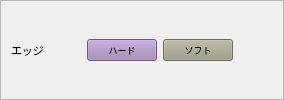
                <widget class="QFrame" name="edgeFrame">
                 <property name="frameShape">
                  <enum>QFrame::StyledPanel</enum>
                 </property>
                 <property name="frameShadow">
                  <enum>QFrame::Raised</enum>
                 </property>
                 <layout class="QGridLayout" name="gridLayout_7">
                  <property name="leftMargin">
                   <number>10</number>
                  </property>
                  <property name="topMargin">
                   <number>2</number>
                  </property>
                  <property name="rightMargin">
                   <number>10</number>
                  </property>
                  <property name="bottomMargin">
                   <number>2</number>
                  </property>
                  <item row="0" column="0">
                   <layout class="QHBoxLayout" name="EdgeHLO">
                    <item>
                     <widget class="QLabel" name="EdgeLbl">
                      <property name="minimumSize">
                       <size>
                        <width>70</width>
                        <height>0</height>
                       </size>
                      </property>
                      <property name="maximumSize">
                       <size>
                        <width>70</width>
                        <height>16777215</height>
                       </size>
                      </property>
                      <property name="font">
                       <font>
                        <pointsize>8</pointsize>
                       </font>
                      </property>
                      <property name="text">
                       <string>エッジ</string>
                      </property>
                     </widget>
                    </item>
                    <item>
                     <widget class="QPushButton" name="EdgeHardBtn">
                      <property name="minimumSize">
                       <size>
                        <width>70</width>
                        <height>0</height>
                       </size>
                      </property>
                      <property name="maximumSize">
                       <size>
                        <width>70</width>
                        <height>16777215</height>
                       </size>
                      </property>
                      <property name="font">
                       <font>
                        <pointsize>7</pointsize>
                       </font>
                      </property>
                      <property name="styleSheet">
                       <string notr="true">#EdgeHardBtn{background-color:#9a80b3;color:#000;}</string>
                      </property>
                      <property name="text">
                       <string>ハード</string>
                      </property>
                     </widget>
                    </item>
                    <item>
                     <widget class="QPushButton" name="edgeSoftBtn">
                      <property name="minimumSize">
                       <size>
                        <width>70</width>
                        <height>0</height>
                       </size>
                      </property>
                      <property name="maximumSize">
                       <size>
                        <width>70</width>
                        <height>16777215</height>
                       </size>
                      </property>
                      <property name="font">
                       <font>
                        <pointsize>7</pointsize>
                       </font>
                      </property>
                      <property name="styleSheet">
                       <string notr="true">#edgeSoftBtn{background-color:#9a9a80;color:#000;}</string>
                      </property>
                      <property name="text">
                       <string>ソフト</string>
                      </property>
                     </widget>
                    </item>
                    <item>
                     <spacer name="horizontalSpacer_4">
                      <property name="orientation">
                       <enum>Qt::Horizontal</enum>
                      </property>
                      <property name="sizeHint" stdset="0">
                       <size>
                        <width>40</width>
                        <height>20</height>
                       </size>
                      </property>
                     </spacer>
                    </item>
                   </layout>
                  </item>
                 </layout>
                </widget>
